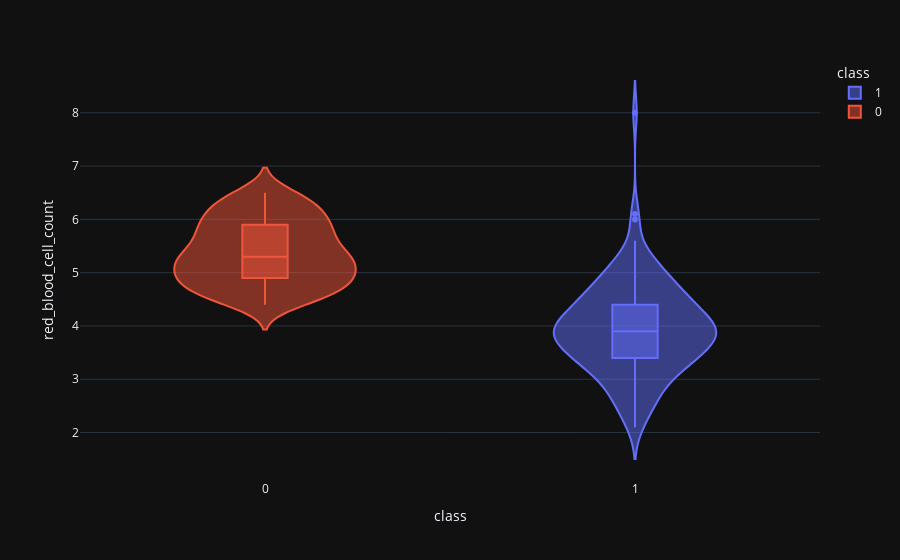

Notebook source saved alongside this figure:
### Code cell
violin('red_blood_cell_count')

### Figure 1 — Plotly figure (JSON) as saved in the notebook; plotly's stock layout.template omitted (floating-point values rounded to 4 significant figures; data arrays with more than 128 entries replaced by an {"elided": "..."} marker saying what was removed)
{"data": [{"alignmentgroup": "True", "box": {"visible": true}, "hovertemplate": "class=%{x}<br>red_blood_cell_count=%{y}<extra></extra>", "legendgroup": "1", "marker": {"color": "#636efa"}, "name": "1", "offsetgroup": "1", "orientation": "v", "scalegroup": "True", "showlegend": true, "type": "violin", "x": {"elided": "250 int values"}, "x0": " ", "xaxis": "x", "y": {"elided": "250 float values"}, "y0": " ", "yaxis": "y"}, {"alignmentgroup": "True", "box": {"visible": true}, "hovertemplate": "class=%{x}<br>red_blood_cell_count=%{y}<extra></extra>", "legendgroup": "0", "marker": {"color": "#EF553B"}, "name": "0", "offsetgroup": "0", "orientation": "v", "scalegroup": "True", "showlegend": true, "type": "violin", "x": {"elided": "150 int values"}, "x0": " ", "xaxis": "x", "y": {"elided": "150 float values"}, "y0": " ", "yaxis": "y"}], "layout": {"legend": {"title": {"text": "class"}, "tracegroupgap": 0}, "margin": {"t": 60}, "violinmode": "overlay", "xaxis": {"anchor": "y", "categoryarray": [1, 0], "categoryorder": "array", "domain": [0, 1], "title": {"text": "class"}}, "yaxis": {"anchor": "x", "domain": [0, 1], "title": {"text": "red_blood_cell_count"}}}}
